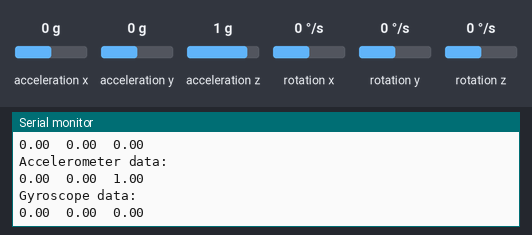
A sketch run on a simulated Arduino Uno, built with avr-gcc and run on an emulated ATmega328P. On the bench: the last lines printed to the serial monitor. The test bench sets the inputs (shaded band); at power-on: acceleration x 0 g, acceleration y 0 g, acceleration z 1 g, rotation x 0 °/s, rotation y 0 °/s, rotation z 0 °/s.

Above: at 1.3 s.
1.4 s: acceleration x set to -1.4 g
At 1.96 s:
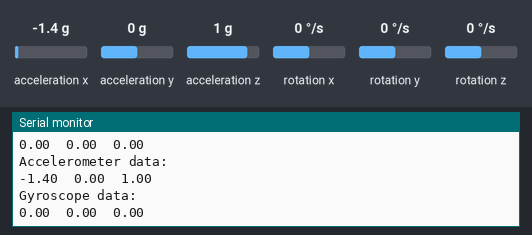
2.9 s: acceleration y set to -1.4 g
At 3.5 s:
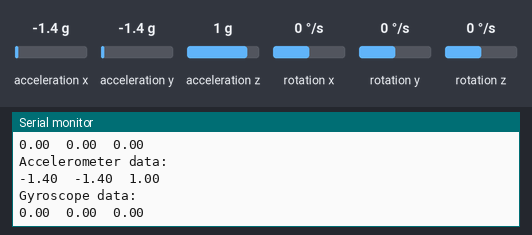
4.4 s: acceleration z set to -1.4 g
At 5.05 s:
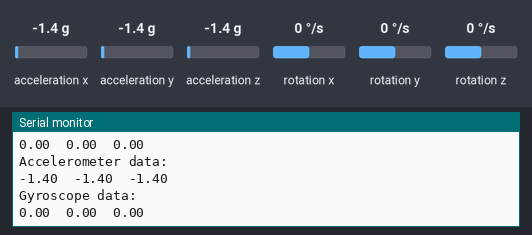
5.9 s: rotation x set to -192 °/s
At 6.6 s:
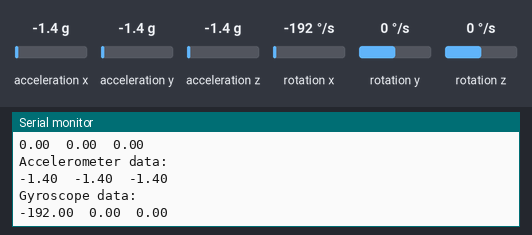
7.4 s: rotation y set to -192 °/s
At 8.16 s:
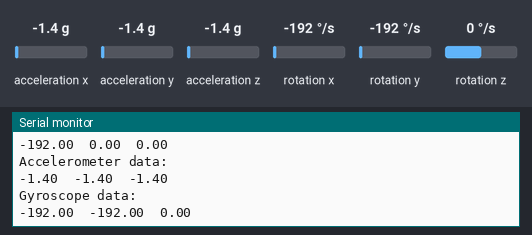
8.9 s: rotation z set to -192 °/s
At 9.72 s:
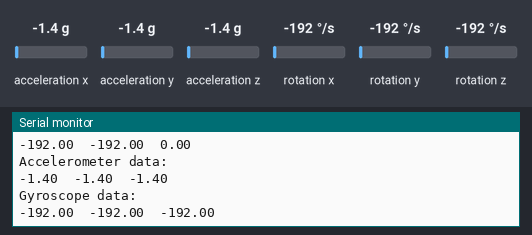
Timing chart, 0 to 11.9 s (numbered marks = the images above; inputs shaded):
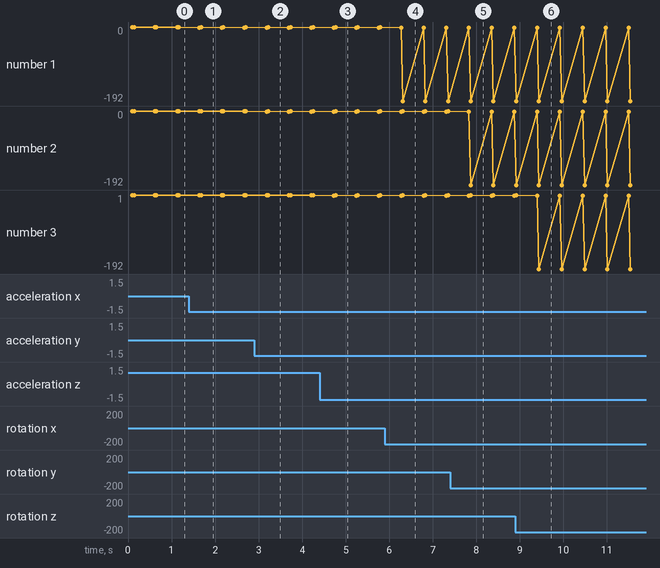

Measured:
- after the input at 1.4 s, the serial monitor: prints a new line after 0.24 s (image 1)
- after the input at 2.9 s, the serial monitor: prints a new line after 0.28 s (image 2)
- after the input at 4.4 s, the serial monitor: prints a new line after 0.33 s (image 3)
- after the input at 5.9 s, the serial monitor: prints a new line after 0.41 s (image 4)
- after the input at 7.4 s, the serial monitor: prints a new line after 0.47 s (image 5)
- after the input at 8.9 s, the serial monitor: prints a new line after 0.54 s (image 6)
- plotted number 1: 0 → -192 after the input at 5.9 s

The sketch:

rp2040-imu-basics.ino
```cpp
#include <Arduino_LSM6DSOX.h>

float Ax, Ay, Az;
float Gx, Gy, Gz;

void setup() {
  Serial.begin(9600);

  while (!Serial)
    ;

  if (!IMU.begin()) {
    Serial.println("Failed to initialize IMU!");
    while (1)
      ;
  }

  Serial.print("Accelerometer sample rate = ");
  Serial.print(IMU.accelerationSampleRate());
  Serial.println("Hz");
  Serial.println();

  Serial.print("Gyroscope sample rate = ");
  Serial.print(IMU.gyroscopeSampleRate());
  Serial.println("Hz");
  Serial.println();
}

void loop() {

  if (IMU.accelerationAvailable()) {
    IMU.readAcceleration(Ax, Ay, Az);

    Serial.println("Accelerometer data: ");
    Serial.print(Ax);
    Serial.print('\t');
    Serial.print(Ay);
    Serial.print('\t');
    Serial.println(Az);
    Serial.println();
  }

  if (IMU.gyroscopeAvailable()) {
    IMU.readGyroscope(Gx, Gy, Gz);

    Serial.println("Gyroscope data: ");
    Serial.print(Gx);
    Serial.print('\t');
    Serial.print(Gy);
    Serial.print('\t');
    Serial.println(Gz);
    Serial.println();
  }

  delay(500);
}
```
